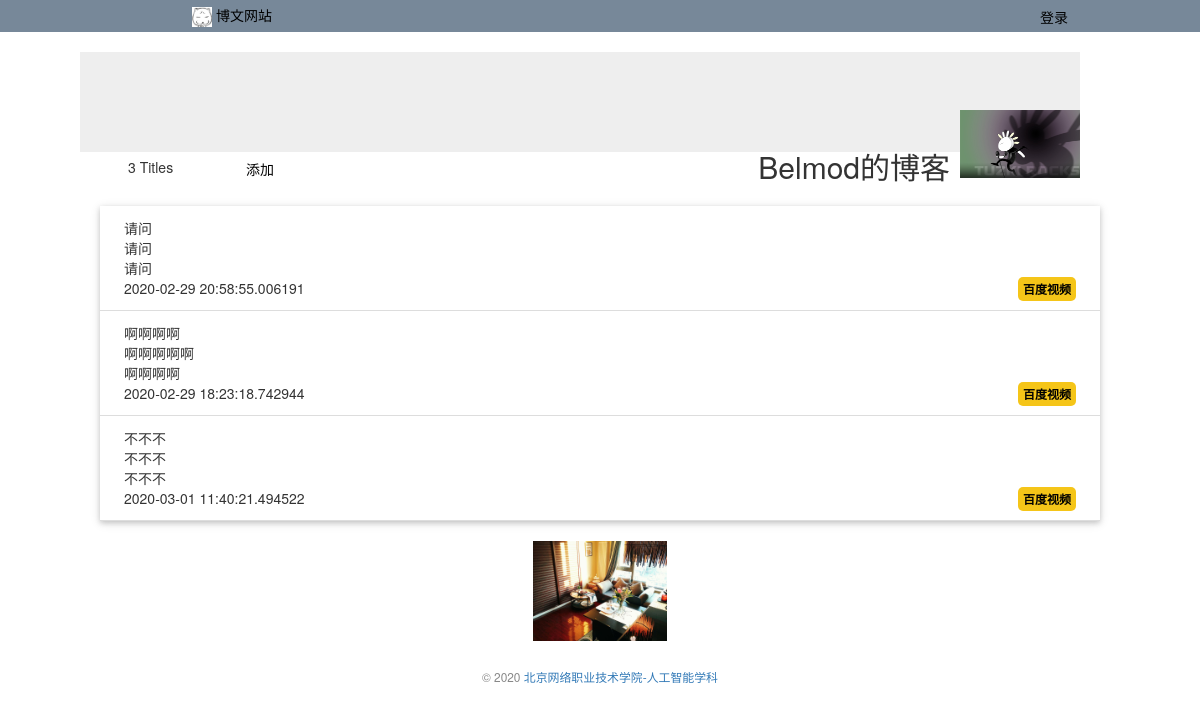
The app's page /, older data.
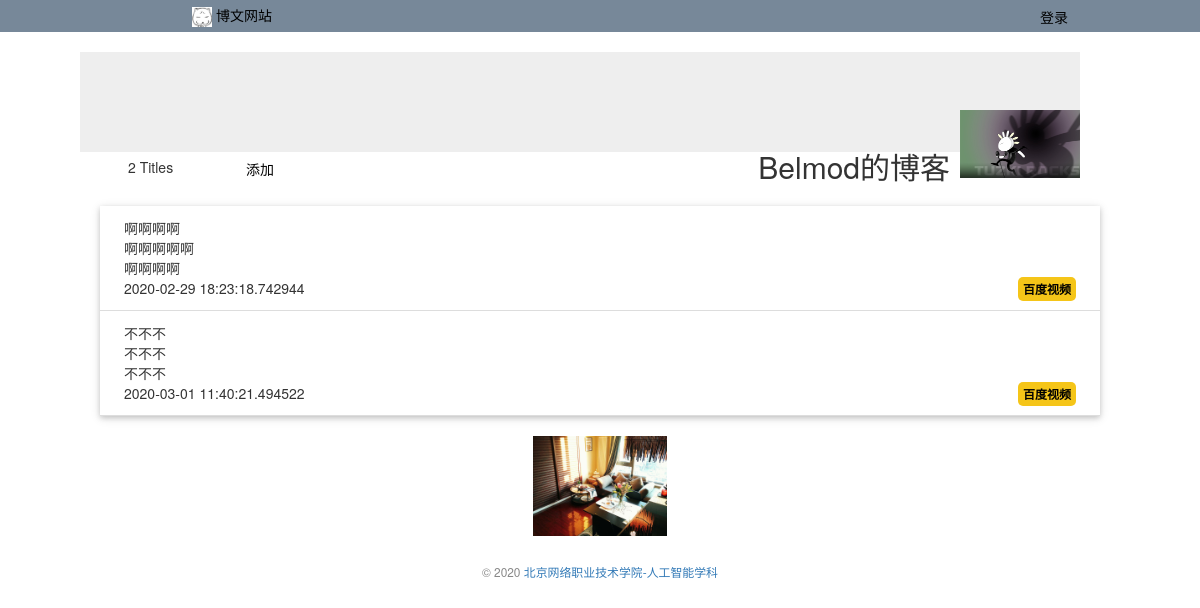
The same page, newer data.
### watchlist/models.py (models this page shows)
class Ariticles(db.Model):
    id = Column(Integer,primary_key=True) # 主键
    title = Column(String(60))
    content = Column(String(1000))
    author = Column(String(20))
    pubdate = Column(db.DateTime, default=datetime.datetime.now, onupdate=datetime.datetime.now)

### watchlist/views.py (the view)
@app.route('/',methods=['GET','POST'])
def index():
	movies = Ariticles.query.all()
	return render_template('index.html',movies=movies)

### watchlist/__init__.py (called while the page is built)
@app.context_processor  # 模板上下文处理函数
def inject_user():
	from watchlist.models import User
	user = User.query.first()
	return dict(user=user)

### watchlist/templates/index.html (shortened to what this page needs)
{% extends 'base.html' %}
{% block content %}
<p style="max-width: 1000px;margin: auto">&emsp;&emsp;{{ movies|length }} Titles
&emsp;&emsp;&emsp;&emsp;<a class='btn' href="{{ url_for('add') }}">添加</a>
</p >
<ul class='movie-list' style="max-width: 1000px;margin: auto;margin-top: 20px">
    {% for movie in movies %}
    <li>
        {{ movie.title }} <br> {{ movie.content }} <br> {{ movie.author }} <br> {{ movie.pubdate }}
        <span class='float-right'>
            <a class='vbd' href="http://v.baidu.com/v?word={{ movie.title }}&ct=301989888&rn=67&pn=0&db=0&s=0&fbl=800&ie=utf-8&oq=nnkd&f=3&rsp=0" target='_blank'
                title="在IMDB中查找此电影">百度视频</a>
        </span>
    {% endfor %}
    </li>
</ul>
<img class='hulu' src="{{ url_for('static',filename='images/2.jpg') }}" alt="" style="margin-top: 20px">
{% endblock %}

Row changes from the older to the newer data that the page shows:
removed Ariticles: title "请问", content "请问", author "请问", pubdate "2020-02-29 20:58:55.006191"
Text that changed along with them:
{{ movies|length }}: "3" → "2"
